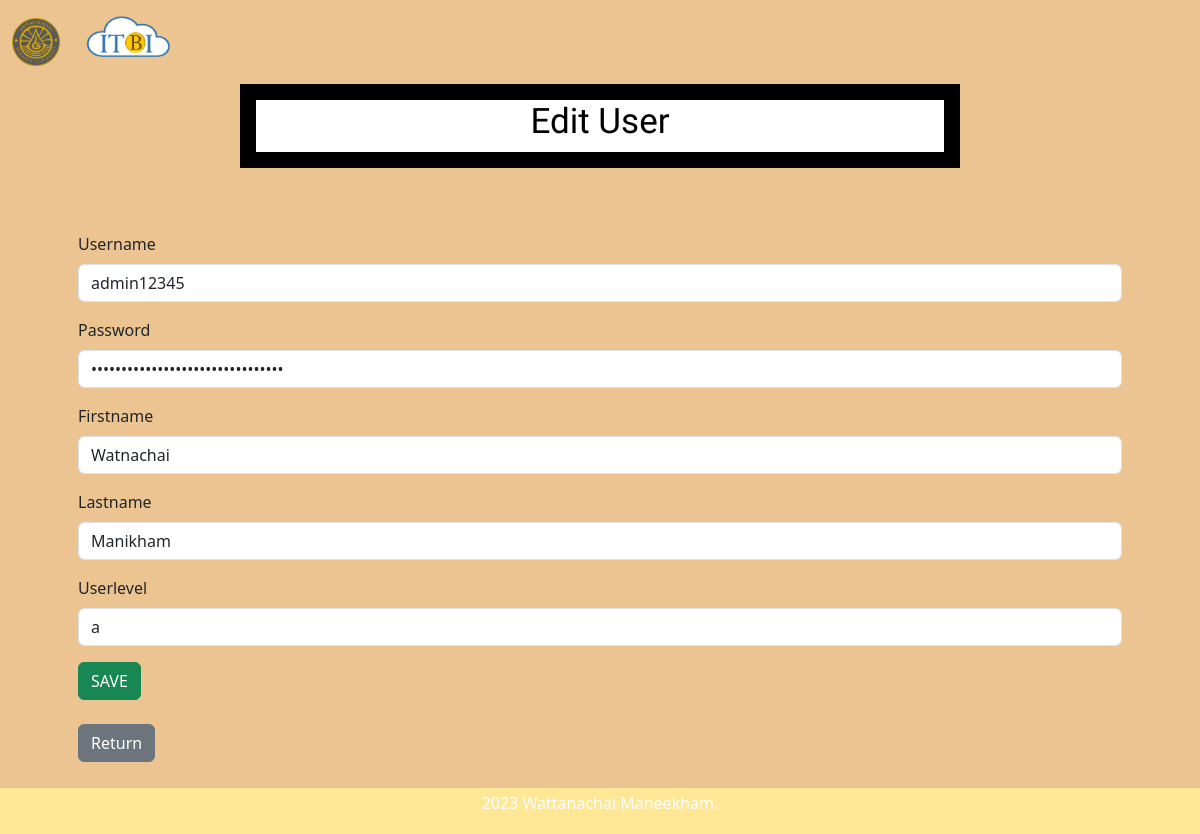
Page /admin_edituser.php?id=1 on the committed database.
### tables this page shows
CREATE TABLE `user` (
  `id` int(5) NOT NULL,
  `username` varchar(50) NOT NULL,
  `password` varchar(200) NOT NULL,
  `firstname` varchar(100) NOT NULL,
  `lastname` varchar(100) NOT NULL,
  `userlevel` varchar(1) NOT NULL
);

### admin_edituser.php (the view, shortened to what this page needs)
<!DOCTYPE html>
<html lang="en">
<head>
    <link href="css/bootstrap.min.css" rel="stylesheet">
    <link rel="stylesheet" href="style.css">
</head>
<body>
            <img src="./buu.png" HSPACE="12" width="4%" height="4%" alt="">
            <img src="./it.png" HSPACE="10" width="7%" height="7%"  alt="">
            <br>
        <div class= "first">
            <h1 class= "a" text-align="center">Edit User</h1>
        </div>
    <?php
        $id = $_GET['id'];
        include('./connectDB.php');
        $query = "SELECT * FROM user WHERE id=$id";
        $result = mysqli_query($conn, $query);
        $row = mysqli_fetch_array($result);
    ?>
<div class="container-sm p-5">
    <form action="./admin_edituser_db.php" method="post">
        <div class="mb-3">
            <label for="username" class=form-label>Username</label>
            <input type="text" name="username" class="form-control" required value="<?php echo $row['username']; ?>">
        </div>
        <div class="mb-3">
            <label for="password" class=form-label>Password</label>
            <input type="password" name="password" class="form-control" required value="<?php echo $row['password']; ?>">
        </div>
        <div class="mb-3">
            <label for="firstname" class=form-label>Firstname</label>
            <input type="text" name="firstname" class="form-control" required value="<?php echo $row['firstname']; ?>">
        </div>
        <div class="mb-3">
            <label for="lastname" class=form-label>Lastname</label>
            <input type="text" name="lastname" class="form-control" required value="<?php echo $row['lastname']; ?>">
        </div>
        <div class="mb-3">
            <label for="userlevel" class=form-label>Userlevel</label>
            <input type="text" name="userlevel" class="form-control" required value="<?php echo $row['userlevel']; ?>">
        </div>
            <button type="submit" name="submit" class="btn btn-success">SAVE</button>
    </form> <br>
    <button type="button" class="btn btn-secondary"><a href="./admin_ShowUser.php" style="text-decoration:none;"> <font color="white">Return</font></a></button>
</div>
<br>
<?php
include 'footer.php'
?>

### style.css (style rules this page uses)
body { background-color: rgb(236, 196, 146); }
h1.a { color: rgb(0, 0, 0); text-align: center; font-size: 35px; font-family: 'Mitr', sans-serif; }
.a { text-decoration: none; }
div.first { background-color: white; width: 60%; border: 1rem solid rgb(0, 0, 0); padding: 1px; margin-left: auto; margin-right: auto; }

### rows in the picture
user: username "admin12345", firstname "Watnachai", lastname "Manikham", userlevel "a"
